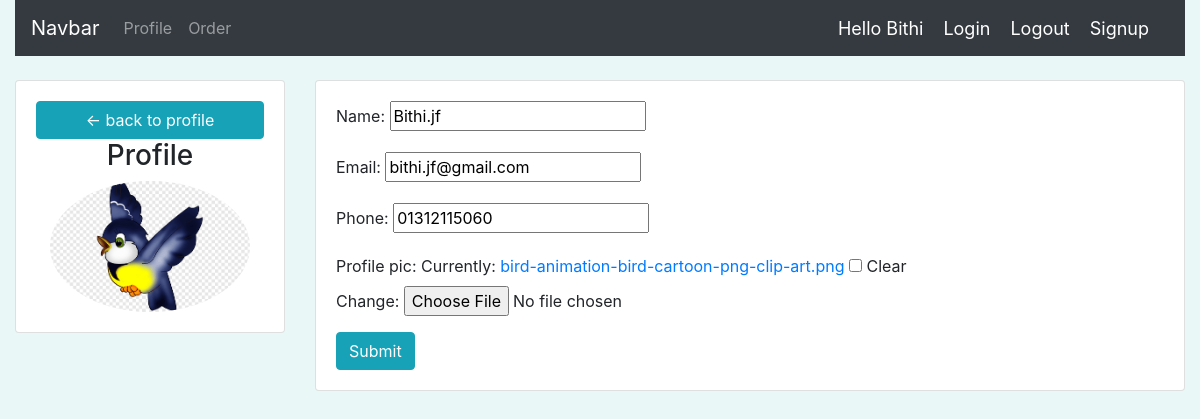
The page /profile (signed in) on the database its author committed.
### accounts/models.py (models this page shows, shortened)
class Customer(models.Model):
    user = models.OneToOneField(User, null=True, on_delete=models.CASCADE)
    name = models.CharField(max_length=200,null=True)
    email = models.CharField(max_length=200,null=True)
    phone = models.CharField(max_length=200,null=True)
    profile_pic = models.ImageField(default='computer-icons-user-profile-male-avatar-avatar-png-clip-art.png',null=True,blank=True)
    date = models.DateTimeField(auto_now_add=True)

### accounts/decorate.py (the view)
        def wrapper_func(request,*args,**kwargs):
            group =None
            if request.user.groups.exists():
                group = request.user.groups.all()[0].name
            if group in allowed_roles:
                return view_func(request,*args,**kwargs)
            else:
                return HttpResponse('you r not authorized in this page!')

### accounts/forms.py
class Customerform(ModelForm):
    class Meta:
        model = Customer
        fields = '__all__'
        exclude = ['user']

### accounts/decorate.py (called while the page is built)
def allowed_user(allowed_roles=[]):
    def decorator(view_func):
        def wrapper_func(request,*args,**kwargs):
            group =None
            if request.user.groups.exists():
                group = request.user.groups.all()[0].name
            if group in allowed_roles:
                return view_func(request,*args,**kwargs)
            else:
                return HttpResponse('you r not authorized in this page!')
        return wrapper_func
    return  decorator

### accounts/views.py (called while the page is built)
@login_required(login_url='login')
@allowed_user(allowed_roles=['customer'])
def profile(request):
    user = request.user.customer
    form = Customerform(instance=user)
    if request.method == 'POST':
        form = Customerform(request.POST,request.FILES,instance=user)
        if form.is_valid():
            form.save()
    context = {
        'form':form
    }
    return render(request,'profile_settings.html',context)

### template/profile_settings.html (shortened to what this page needs)
{% extends 'home.html'%}
{%block content%}
{% include 'nav.html'%}
<br>
<div class="container-fluid">
    <div class="row">
    <div class="col-md-3">
        <div class="card card-body">
            <a class="btn btn-info"> &#8592; back to profile</a>
            <h3 style="text-align:center"> Profile </h3>
            <img  class="pp" src="{{request.user.customer.profile_pic.url}}">
        </div>
    </div>
    <div class="col-md-9">
        <div class="card card-body">
            <form method="post" action="" enctype="multipart/form-data">
            {{form.as_p}}
            <input class="btn btn-info" type="submit" name="submit">
        </form>
        </div>
    </div>
</div>
</div>
{%endblock%}

### template/nav.html (shortened to what this page needs)
{% extends 'home.html'%}
{% block content%}
<div class="container-fluid">
  <nav class="navbar navbar-expand-lg navbar-dark bg-dark">
    <a class="navbar-brand" href="#">Navbar</a>
    <div class="collapse navbar-collapse" id="navbarNav">
      <ul class="navbar-nav">
        {% if request.user.is_superuser%}
        <li class="nav-item active">
          <a class="nav-link" href="{% url  'home' %}">Deshbord </a>
        </li>
        <li class="nav-item">
          <a class="nav-link" href="">Customer</a>
        </li>
        <li class="nav-item">
          <a class="nav-link" href="{% url  'product' %}">Product</a>
        </li>
        </li>
        {% else %}
        <li class="nav-item">
          <a class="nav-link" href="{% url  'profile' %}">Profile</a>
        </li>
          <li class="nav-item">
          <a class="nav-link" href="{% url  'createorder' %}">Order</a>
        </li>
        {% endif %}
      </ul>
    </div>
    <span class="a"> Hello {{request.user}} </span>
            <span ><a class="a" href="{% url  'login' %}">Login</a></span>
            <span ><a class="a" href="{% url  'logout' %}">Logout</a></span>
            <span ><a class="a" href="{% url  'register' %}">Signup</a></span>
  </nav>
</div>
{% endblock %}

### static/css/main.css (style rules this page uses)
body { background-color: #EAF7F7; }

### template/nav.html (style rules this page uses)
.a { font-size : 18px; color : #fff; margin-right:20px; }

### template/profile_settings.html (style rules this page uses)
.pp { max-width:200px; max-height:200px; margin: 0 auto; border-radius:50%; }

### rows shown on the page
Customer: name "Bithi.jf", email "bithi.jf@gmail.com", phone "01312115060"

### other values the page prints
{{ request.user }} "Bithi"
